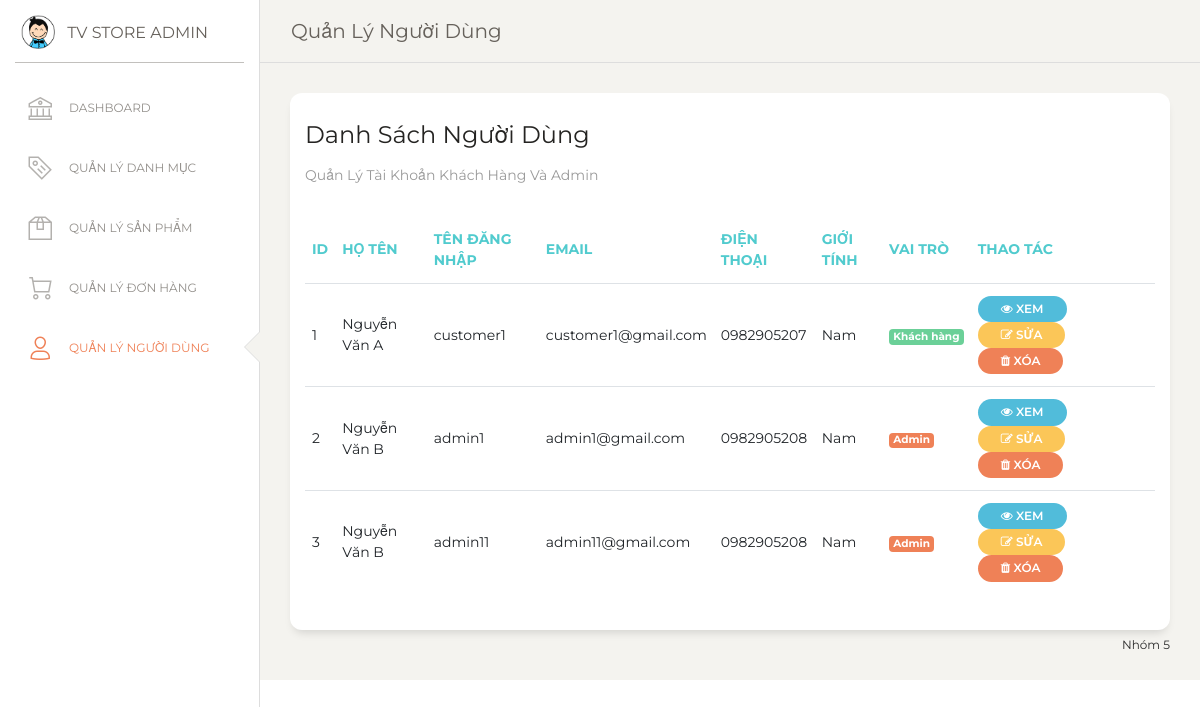
/admin.php?page=users&action=index (signed in), run on the app's committed database.
### tables this page shows
CREATE TABLE `users` (
  `id` int(11) NOT NULL,
  `full_name` varchar(100) NOT NULL,
  `user_name` varchar(50) NOT NULL,
  `password` varchar(255) NOT NULL,
  `phone` varchar(20) DEFAULT NULL,
  `email` varchar(100) DEFAULT NULL,
  `gender` enum('male','female','other') NOT NULL,
  `role` enum('admin','customer') NOT NULL
);

### controllers/userController.php (called while the page is built, shortened)
<?php
require_once "models/user.php";
class UserController {
    private $userModel;
    public function __construct() {
        $this->userModel = new User();
    }
    public function index() {
        $users = $this->userModel->getAll();
        include "views/users/index.php";
    }
}

### config/database.php (called while the page is built, shortened)
<?php
class Database
{
    public static function connect()
    {
        $host = DB_HOST;
        $dbname = DB_NAME;
        $user = DB_USER;
        $pass = DB_PASS;
        try {
            $pdo = new PDO("mysql:host=$host;dbname=$dbname;charset=utf8", $user, $pass);
            $pdo->setAttribute(PDO::ATTR_ERRMODE, PDO::ERRMODE_EXCEPTION);
            $pdo->setAttribute(PDO::ATTR_DEFAULT_FETCH_MODE, PDO::FETCH_ASSOC);
            return $pdo;
        } catch (PDOException $e) {
            throw new Exception("❌ Lỗi kết nối DB: " . $e->getMessage());
        }
    }
}

### models/user.php (called while the page is built, shortened)
<?php
class User {
    private $conn;
    public function __construct() {
        $this->conn = Database::connect();
    }
    public function getAll() {
        $sql = "SELECT id, full_name, user_name, phone, email, gender, role
                FROM users ORDER BY id ASC";
        $result = $this->conn->query($sql);
        return $result->fetchAll();
    }
}

### views/users/index.php (the view, shortened to what this page needs)
<!doctype html>
<html lang="en">
<head>
  <link href="https://maxcdn.bootstrapcdn.com/font-awesome/latest/css/font-awesome.min.css" rel="stylesheet">
  <link href="/qlbanhang/public/assets/css/bootstrap.min.css" rel="stylesheet" />
  <link href="/qlbanhang/public/assets/css/paper-dashboard.css?v=2.0.1" rel="stylesheet" />
  <link href="/qlbanhang/public/assets/demo/demo.css" rel="stylesheet" />
</head>
<body class="">
  <div class="wrapper ">
    <div class="sidebar" data-color="white" data-active-color="danger">
      <div class="logo">
        <a href="/qlbanhang/admin.php" class="simple-text logo-mini">
          <div class="logo-image-small">
            <img src="/qlbanhang/public/assets/img/logo-small.png">
          </div>
        </a>
        <a href="/qlbanhang/admin.php" class="simple-text logo-normal">TV Store Admin</a>
      </div>
      <div class="sidebar-wrapper">
        <ul class="nav">
          <li>
            <a href="/qlbanhang/admin.php?page=dashboard&action=index">
              <i class="nc-icon nc-bank"></i>
              <p>Dashboard</p>
            </a>
          </li>
          <li>
            <a href="/qlbanhang/admin.php?page=categories&action=index">
              <i class="nc-icon nc-tag-content"></i>
              <p>Quản lý Danh mục</p>
            </a>
          </li>
          <li>
            <a href="/qlbanhang/admin.php?page=products&action=index">
              <i class="nc-icon nc-box-2"></i>
              <p>Quản lý Sản phẩm</p>
            </a>
          </li>
          <li>
            <a href="/qlbanhang/admin.php?page=orders&action=index">
              <i class="nc-icon nc-cart-simple"></i>
              <p>Quản lý Đơn hàng</p>
            </a>
          </li>
          <li class="active">
            <a href="/qlbanhang/admin.php?page=users&action=index">
              <i class="nc-icon nc-single-02"></i>
              <p>Quản lý Người dùng</p>
            </a>
          </li>
        </ul>
      </div>
    </div>
    <div class="main-panel">
      <nav class="navbar navbar-expand-lg navbar-absolute fixed-top navbar-transparent">
        <div class="container-fluid">
          <div class="navbar-wrapper">
            <a class="navbar-brand" href="javascript:;">Quản Lý Người Dùng</a>
          </div>
        </div>
      </nav>
      <div class="content">
        <div class="row">
          <div class="col-md-12">
            <div class="card">
              <div class="card-header">
                <h4 class="card-title">Danh Sách Người Dùng</h4>
                <p class="card-category">Quản lý tài khoản khách hàng và admin</p>
              </div>
              <div class="card-body">
                <div class="table-responsive">
                  <table class="table">
                    <thead class="text-primary">
                      <tr>
                        <th>ID</th>
                        <th>Họ tên</th>
                        <th>Tên đăng nhập</th>
                        <th>Email</th>
                        <th>Điện thoại</th>
                        <th>Giới tính</th>
                        <th>Vai trò</th>
                        <th>Thao tác</th>
                      </tr>
                    </thead>
                    <tbody>
                      <?php if (!empty($users)): ?>
                        <?php foreach ($users as $user): ?>
                          <tr>
                            <td><?php echo $user['id']; ?></td>
                            <td><?php echo htmlspecialchars($user['full_name']); ?></td>
                            <td><?php echo htmlspecialchars($user['user_name']); ?></td>
                            <td><?php echo htmlspecialchars($user['email']); ?></td>
                            <td><?php echo htmlspecialchars($user['phone']); ?></td>
                            <td>
                              <?php
                              switch($user['gender']) {
                                case 'male': echo 'Nam'; break;
                              }
                              ?>
                            </td>
                            <td>
                              <?php if ($user['role'] == 'admin'): ?>
                                <span class="badge badge-danger">Admin</span>
                              <?php else: ?>
                                <span class="badge badge-success">Khách hàng</span>
                              <?php endif; ?>
                            </td>
                            <td>
                              <a href="/qlbanhang/admin.php?page=users&action=view&id=<?php echo $user['id']; ?>"
                                 class="btn btn-info btn-sm btn-round">
                                <i class="fa fa-eye"></i> Xem
                              </a>
                              <a href="/qlbanhang/admin.php?page=users&action=edit&id=<?php echo $user['id']; ?>"
                                 class="btn btn-warning btn-sm btn-round">
                                <i class="fa fa-edit"></i> Sửa
                              </a>
                              <a href="/qlbanhang/admin.php?page=users&action=delete&id=<?php echo $user['id']; ?>"
                                 class="btn btn-danger btn-sm btn-round"
                                 onclick="return confirm('Bạn có chắc muốn xóa người dùng này?')">
                                <i class="fa fa-trash"></i> Xóa
                              </a>
                            </td>
                          </tr>
                        <?php endforeach; ?>
                      <?php else: ?>
                        <tr>
                          <td colspan="8" class="text-center">Chưa có người dùng nào</td>
                        </tr>
                      <?php endif; ?>
                    </tbody>
                  </table>
                </div>
              </div>
            </div>
          </div>
        </div>
      </div>
      <footer class="footer" style="position: absolute; bottom: 0; width: -webkit-fill-available;">
        <div class="container-fluid">
          <div class="row">
            <nav class="footer-nav">
            </nav>
            <div class="credits ml-auto">
              <span class="copyright">Nhóm 5</span>
            </div>
          </div>
        </div>
      </footer>
    </div>
  </div>
</body>
</html>

### data on the page
users: id "1", full_name "Nguyễn Văn A", user_name "customer1", email "customer1@gmail.com", phone "0982905207", gender "Nam", role "Khách hàng"
users: id "2", full_name "Nguyễn Văn B", user_name "admin1", email "admin1@gmail.com", phone "0982905208", gender "Nam", role "Admin"
users: id "3", full_name "Nguyễn Văn B", user_name "admin11", email "admin11@gmail.com", phone "0982905208", gender "Nam", role "Admin"
